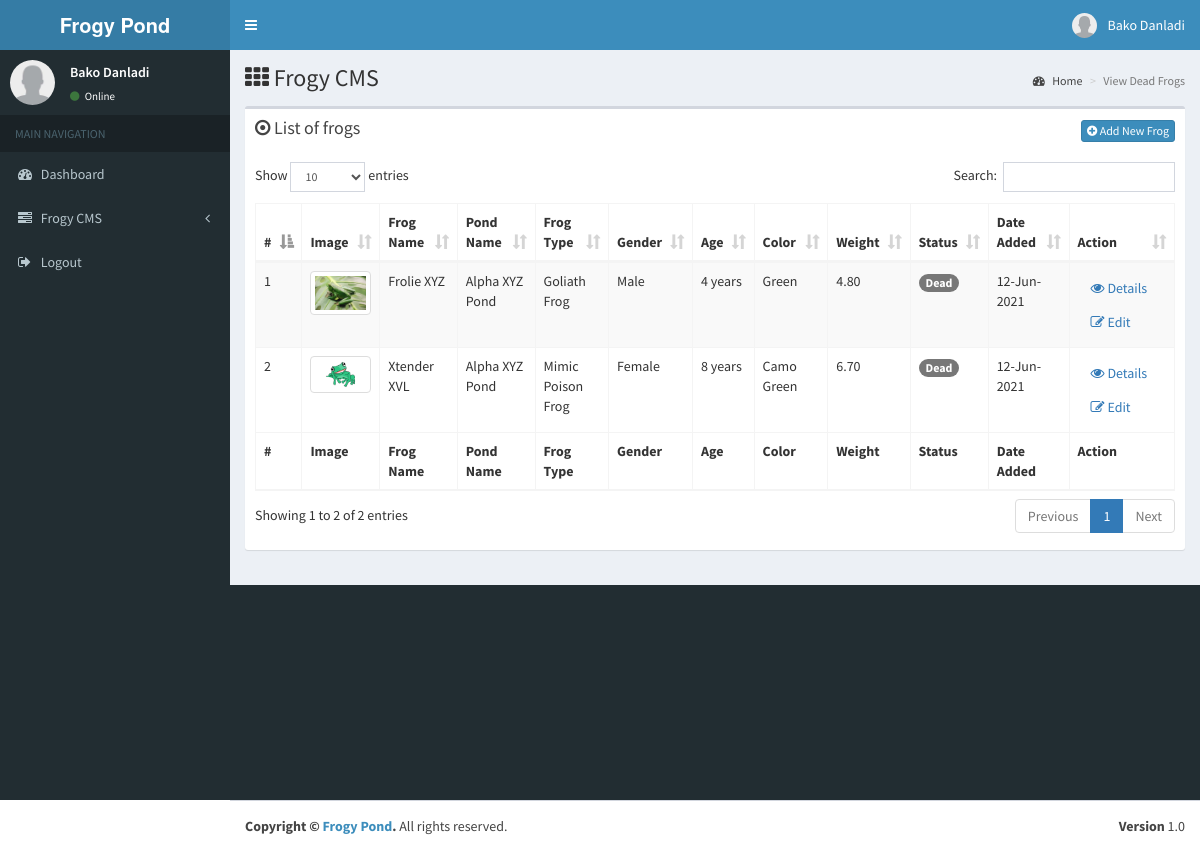
/adminend/viewdeadfrogs.php (signed in), run on the app's committed database.
### tables this page shows
CREATE TABLE `frogs` (
  `frog_id` int(11) NOT NULL,
  `pond_id` int(11) NOT NULL,
  `frogtype_id` int(11) NOT NULL,
  `frog_name` varchar(150) NOT NULL,
  `gender` enum('Male','Female') DEFAULT 'Female',
  `age` date NOT NULL,
  `color` varchar(150) NOT NULL,
  `weight` decimal(14,2) NOT NULL,
  `description` text,
  `status` enum('Healthy','Sicky','Dead') NOT NULL DEFAULT 'Healthy',
  `frog_image` varchar(150) NOT NULL,
  `date_created` timestamp NULL DEFAULT CURRENT_TIMESTAMP,
  `date_updated` timestamp NULL DEFAULT CURRENT_TIMESTAMP ON UPDATE CURRENT_TIMESTAMP,
  `added_by` int(11) NOT NULL
);

CREATE TABLE `ponds` (
  `pond_id` int(11) NOT NULL,
  `pond_name` varchar(150) NOT NULL,
  `pond_desc` text,
  `pond_status` enum('Active','Inactive','Deleted') NOT NULL DEFAULT 'Active',
  `date_created` timestamp NULL DEFAULT CURRENT_TIMESTAMP
);

CREATE TABLE `frogtypes` (
  `frogtype_id` int(11) NOT NULL,
  `frogtype_name` varchar(100) NOT NULL,
  `frogtype_desc` text,
  `frogtype_image` varchar(100) DEFAULT NULL,
  `date_created` timestamp NULL DEFAULT CURRENT_TIMESTAMP
);

### frogy/frogyclass.php (called while the page is built, shortened)
<?php
class DatabaseConfig{
	public function __construct(){
		$this->dbcon = new Mysqli(DB_SERVER_NAME, DB_USERNAME, DB_PASSWORD, DB_DATABASE_NAME);
	}
}
class Frog{
	public $dbobj;
	public function __construct(){
		$this->dbobj = new DatabaseConfig;
	}
	public function getDeadFrogs(){
		$sql = "SELECT frogs.*, ponds.pond_name, frogtypes.frogtype_name FROM frogs
		LEFT JOIN ponds ON ponds.pond_id=frogs.pond_id
		LEFT JOIN frogtypes ON frogtypes.frogtype_id = frogs.frogtype_id
		WHERE status='Dead'
		ORDER BY frog_id DESC";
		$result = $this->dbobj->dbcon->query($sql);
		$row = $result->fetch_all(MYSQLI_ASSOC);
		return $row;
	}
}
?>

### adminend/viewdeadfrogs.php (the view, shortened to what this page needs)
<?php
include_once("header.php");
$objfrog = new Frog;
$frogsdata = $objfrog->getDeadFrogs();
?>
  <div class="content-wrapper">
    <section class="content-header">
      <h1>
       <i class="fa fa-th"></i> Frogy CMS
      </h1>
      <ol class="breadcrumb">
        <li><a href="dashboard.php"><i class="fa fa-dashboard"></i> Home</a></li>
        <li class="active">View Dead Frogs</li>
      </ol>
    </section>
    <section class="content">
	    <div class="row">
	        <div class="col-xs-12">
		        <div class="box">
		            <div class="box-header">
		              <h3 class="box-title"><i class="fa fa-dot-circle-o"></i> List of frogs</h3>
		              <div class="pull-right" style="clear:both">
		              	<a  href="addfrog.php" data-title="Add New Frog" data-remote="false" data-toggle="modal" data-target="#myModal" class="btn btn-primary btn-xs" data-backdrop="static" data-keyboard="false"><i class="fa fa-plus-circle"></i> Add New Frog</a>
		              </div>
		            </div>
		            <div class="box-body table-responsive">
			            <table id="example1" class="table table-bordered table-striped table-hover ">
			            	<thead>
				                <tr>
				                  	<th>#</th>
				                  	<th>Image</th>
	                            	<th>Frog Name</th>
	                            	<th>Pond Name</th>
	                            	<th>Frog Type</th>
	                            	<th>Gender</th>
	                            	<th>Age</th>
	                            	<th>Color</th>
	                            	<th>Weight</th>
	                            	<th>Status</th>
	                            	<th>Date Added</th>
	                            	<th>Action</th>
				                </tr>
				            </thead>
				            <tbody>
				            <?php
				            	if(is_array($frogsdata) && count($frogsdata)>0){
				            		 $kounter = 1;
		                              foreach($frogsdata as $key => $value){
		                         ?>
				            	<tr>
				            		<td><?php echo $kounter++; ?></td>
				            		<td>
				            			<?php if (empty($value['frog_image'])) {
				            			?>
				            				<img src="../assets/images/defaultfrog.png" alt="frog" class="img-thumbnail" style="width:70px;">
				            			<?php
				            				}else{
				            			?>
				            				<img src="../assets/uploads/<?php echo $value['frog_image']; ?>" alt="frog" class="img-thumbnail" style="width:70px;">
				            			<?php
				            			} ?>
				            		</td>
		                            <td><?php echo $value['frog_name'] ?></td>
		                            <td><?php echo $value['pond_name'] ?></td>
		                            <td><?php echo $value['frogtype_name'] ?></td>
		                            <td><?php echo $value['gender'] ?></td>
		                            <td>
		                            	<?php
											$age = floor((time() - strtotime($value['age'])) / 31556926);
											if($age==0) {
												echo "less than 1 year";
											}elseif (($age==1)) {
												echo "1 year";
											}else{
												echo $age." years";
											}
		                            	?>
		                            </td>
		                            <td><?php echo $value['color'] ?></td>
		                            <td><?php echo $value['weight'] ?></td>
		                            <td>
		                            	<?php
		                            	if($value['status']=='Healthy'){ ?>
			                                <span class="badge badge-pill badge-success">
			                                  <?php echo $value['status'] ?>
			                                </span>
		                              	<?php }elseif($value['status']=='Sicky'){ ?>
			                                <span class="badge badge-pill badge-warning">
			                                  <?php echo $value['status'] ?>
			                                </span>
			                            <?php }elseif($value['status']=='Dead'){ ?>
			                                <span class="badge badge-pill badge-danger">
			                                  <?php echo $value['status'] ?>
			                                </span>
		                              	<?php } ?>
		                            </td>
		                            <td>
		                            	<?php
		                            		echo date('d-M-Y', strtotime($value['date_created']))
		                            	?>
		                            </td>
		                            <td>
		                            	<a  href="showfrog.php?id=<?php echo $value['frog_id']; ?>" data-title="View Frog Details: <?php echo $value['frog_name']; ?>" data-remote="false" data-toggle="modal" data-target="#myModal" class="btn btn-link text-left" data-backdrop="static" data-keyboard="false"><i class="fa fa-eye"></i> Details</a>
		                            	<a  href="editfrog.php?id=<?php echo $value['frog_id']; ?>" data-title="Edit Frog Details: <?php echo $value['frog_name']; ?>" data-remote="false" data-toggle="modal" data-target="#myModal" class="btn btn-link text-left" data-backdrop="static" data-keyboard="false"><i class="fa fa-edit"></i> Edit</a>
		                            </td>
	                            </tr>
	                            <?php
	                            		}
		                        	}
		                        ?>
			                </tbody>
			                <tfoot>
				                <tr>
					               	<th>#</th>
					               	<th>Image</th>
	                            	<th>Frog Name</th>
	                            	<th>Pond Name</th>
	                            	<th>Frog Type</th>
	                            	<th>Gender</th>
	                            	<th>Age</th>
	                            	<th>Color</th>
	                            	<th>Weight</th>
	                            	<th>Status</th>
	                            	<th>Date Added</th>
	                            	<th>Action</th>
				                </tr>
			                </tfoot>
			            </table>
		            </div>
		        </div>
	      	</div>
	    </div>
	</section>
</div>
<?php include_once("footer.php"); ?>

### data on the page
frogs: frog_image (picture), frog_name "Frolie XYZ", pond.pond_name "Alpha XYZ Pond", frogtype.frogtype_name "Goliath Frog", gender "Male", age "4", color "Green", weight "4.80", status "Dead", date_created "12-Jun-2021"
frogs: frog_name "Xtender XVL", pond.pond_name "Alpha XYZ Pond", frogtype.frogtype_name "Mimic Poison Frog", gender "Female", age "8", color "Camo Green", weight "6.70", status "Dead", date_created "12-Jun-2021"

### other printed values
APP_NAME "Frogy Pond"
$user_firstname "Bako"
$user_lastname "Danladi"
